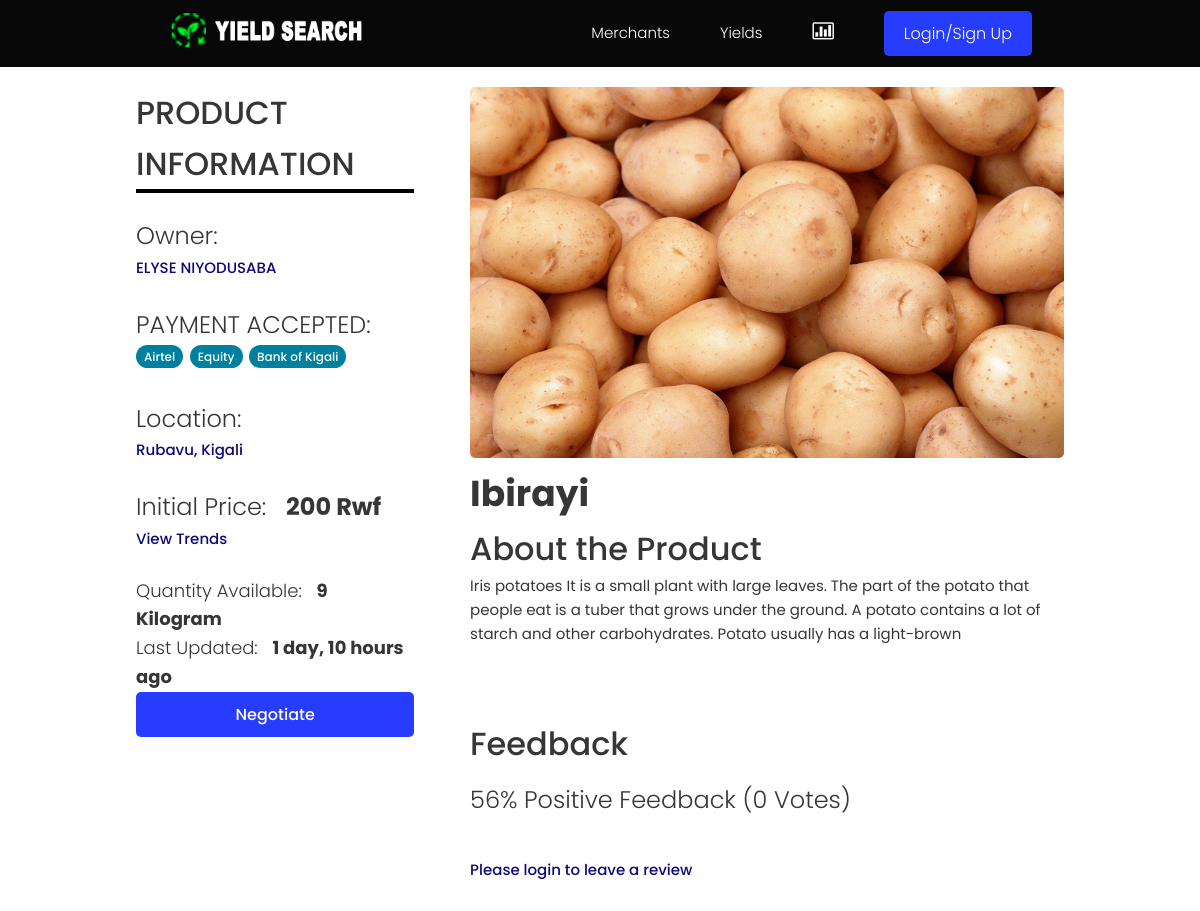
The page /products/product/ec0c931f-78dd-48ec-8706-7e5d336c8d24/ on the database as committed earlier.
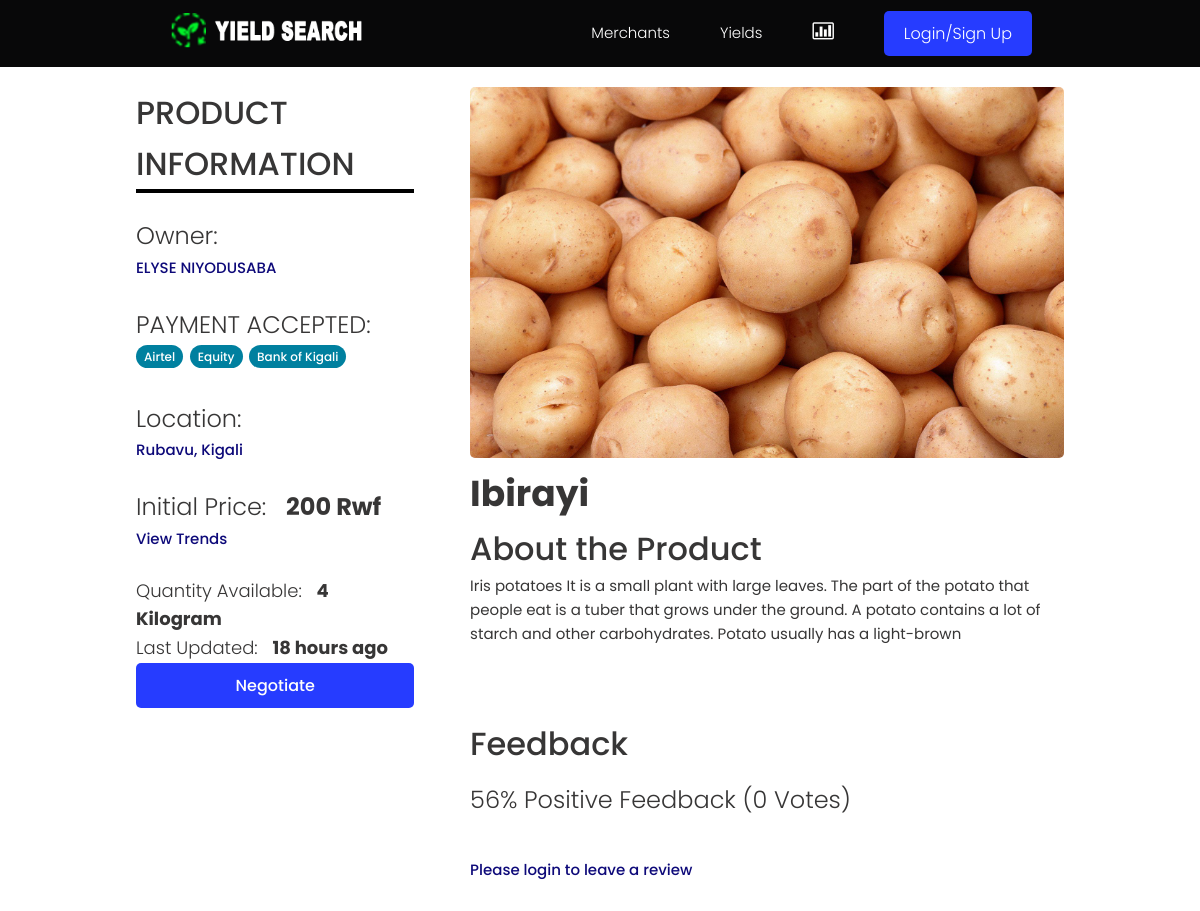
The same page on the database as committed later.
### products/models.py (models this page shows, shortened)
class Product(models.Model):
    owner = models.ForeignKey(Profile, null=True, blank=True, on_delete=models.CASCADE, related_name='owner')
    name = models.ForeignKey('SingleProduct', default=uuid.uuid4, on_delete=models.CASCADE, null=True, related_name = 'product')
    description = models.TextField(null=True, blank=True)
    featured_image = models.ImageField(null=True, blank=True, default="default.jpg")
    quantity = models.PositiveIntegerField(null=True, blank=True, default=0)
    location = models.CharField(max_length=100, null=True, blank=True)
    payments = models.ManyToManyField('Payment', blank=True, default="In Hand")
    instock = models.BooleanField(blank=True, null=True, default=True)
    vote_total = models.IntegerField(default=0, null=True, blank=True)
    vote_ratio = models.IntegerField(default=0, null=True, blank=True)
    updated = models.DateTimeField(auto_now=True)
    created = models.DateTimeField(auto_now_add=True)
    id = models.UUIDField(default=uuid.uuid4, unique=True,primary_key=True, editable=True)
    class Meta:
        ordering = ['-vote_ratio', '-vote_total', '-created']
    @property
    def imageURL(self):
        try:
            url = self.featured_image.url
        except:
            url = ''
        return url
    @property
    def reviewers(self):
        queryset = self.review_set.all().values_list('owner__id', flat=True)
        return queryset

class SingleProduct(models.Model):
    name = models.CharField(max_length=200, null=True, blank=True, default="Ibirayi")
    price = models.PositiveIntegerField(null=True, blank=True, default=0)
    unity = models.CharField(max_length=200, null=True, blank=True, default="Kilogram")
    created = models.DateTimeField(auto_now_add=True)
    updated = models.DateTimeField(auto_now=True)
    id = models.UUIDField(default=uuid.uuid4, unique=True,
                          primary_key=True, editable=False)
    class Meta:
        verbose_name_plural = "Category"

### users/models.py (models this page shows, shortened)
class Profile(models.Model):
    user = models.OneToOneField(
        User, on_delete=models.CASCADE, null=True, blank=True, related_name="profile")
    name = models.CharField(max_length=200, blank=True, null=True)
    email = models.EmailField(max_length=500, blank=True, null=True)
    username = models.CharField(max_length=200, blank=True, null=True)
    born = models.DateField(max_length=200, null=True, verbose_name="Date of Birth")
    username = models.CharField(max_length=200, blank=True, null=True)
    location = models.CharField(max_length=200, blank=True, null=True)
    nid = models.CharField(max_length=16, blank=True, null=True)
    bio = models.TextField(blank=True, null=True)
    profile_image = models.ImageField(
        null=True, blank=True, upload_to='profiles/', default="profiles/user-default.png")
    account = models.CharField(max_length=200, blank=True, null=True)
    phone1 = models.CharField(blank=True,  max_length=13,  null=True, help_text='Example +2507XXXXXXXXXXX')
    phone2 = models.CharField(blank=True,  max_length=13, null=True, help_text='Example +2507XXXXXXXXXXX')
    created = models.DateTimeField(auto_now_add=True)
    updated = models.DateTimeField(auto_now=True)
    id = models.UUIDField(default=uuid.uuid4, unique=True,
                          primary_key=True, editable=False)
    class Meta:
        ordering = ['created']

### products/views.py (the view, shortened to what this page needs)
# urls.py: path('product/<str:pk>/', views.product, name="product"),
def product(request, pk):
    if request.user.is_staff:
        return redirect('admin/')
    productObj = Product.objects.get(id=pk)
    form = ReviewForm()
    return render(request, 'products/single-product.html', {'product': productObj, 'form': form})

### products/models.py (called while the page is built)
    def __str__(self):
        return self.name

### products/templates/products/single-product.html (shortened to what this page needs)
{% extends 'main.html' %}
{% load humanize %}
{% block content %}
<main class="singleProject my-md here"  style="background:#fff;">
    <div class="container">
        <div class="layout">
            <div class="column column--1of3">
                <h3 class="singleProject__subtitle">PRODUCT INFORMATION </h3>
                <hr style="border: 2px solid #000;">
                <br>
                <h5 class="singleProject__subtitle">Owner: </h5>
                <a href="{% url 'user-profile' product.owner.id  %}"
                    class="singleProject__developer">{{product.owner.name}}</a>
                    <br><br>
                <div class="singleProject__toolStack">
                   <h5 class="singleProject__subtitle">PAYMENT ACCEPTED: </h5>
                    {% for payment in product.payments.all %}
                    <span class="tag tag--pill tag--main">
                        <small>{{payment}}</small>
                    </span>
                    {% endfor %}
                    <br><br>
                   <h5 class="singleProject__subtitle">Location: </h5>
                   <a href="https://www.google.com/maps/place/{{product.location}}/"> {{product.location}} </a>
                     <br><br>
                   <h5 class="singleProject__subtitle">Initial Price: &nbsp; <b>{{product.name.price}} Rwf</b> </h5>
                   <a href="#"> View Trends </a>
                     <br><br>
                   <h6 class="singleProject__subtitle">Quantity Available: &nbsp; <b>{{product.quantity}} {{product.name.unity}}</b> </h6>
 <h6 class="singleProject__subtitle">Last Updated: &nbsp; <b>{{product.updated|naturaltime}}</b> </h6>
                              {% if product.owner.username  == request.user.username %}
                                    <button class="btn btn--sub  buy">
                                        <small><a style="color:#fff;" href=" {% url 'account' %}">Your own</a></small>
                                        </button>
                                    {% elif product.quantity > 0 %}
                                    <button class="btn btn--sub  buy" style="cursor:pointer;" onclick="window.location.href='{% url 'checkout-product' product.id %}'">
                                        <small>Negotiate</small>
                                        </button>
                                    {% else %}
                                    <button class="btn btn--sub btn--lg buy" disabled><small>OUT OF STOCK</small></button>
                                    {% endif %}
                </div>
            </div>
            <div class="column column--2of3">
                <img id="myModalImg" alt="{{product.name.name}}" class="singleProject__preview"  src="{{ product.imageURL }}" alt="portfolio thumbnail" />
                <h2 class="singleProject__title">{{product.name.name}}</h2>
                <h3 class="singleProject__subtitle">About the Product</h3>
                <div class="singleProject__info">
                    {{product.description}}
                </div>
                <div class="comments">
                    <h3 class="singleProject__subtitle">Feedback</h3>
                    <h5 class="product--rating">
                        {{product.vote_ratio}}% Positive Feedback ({{product.vote_total}}
                        Vote{{product.vote_total|pluralize:"s"}})
                    </h5>
                    {% if request.user.profile.id in product.reviewers %}
                    <p>You have already submitted your review for this product</p>
                    {% elif request.user.profile == product.owner %}
                    <p>You cannot review your own product</p>
                    {% else %}
                    <a href="{% url 'login' %}?next={{request.path}}">Please login to leave a review</a>
                    {% endif %}
                </div>
            </div>
        </div>
    </div>
</main>
{% endblock %}

Rows that differ between the two databases and show on the page:
changed Product "Rubavu, Kigali": quantity "9" → "4"; updated "1 day, 10 hours ago" → "18 hours ago"
